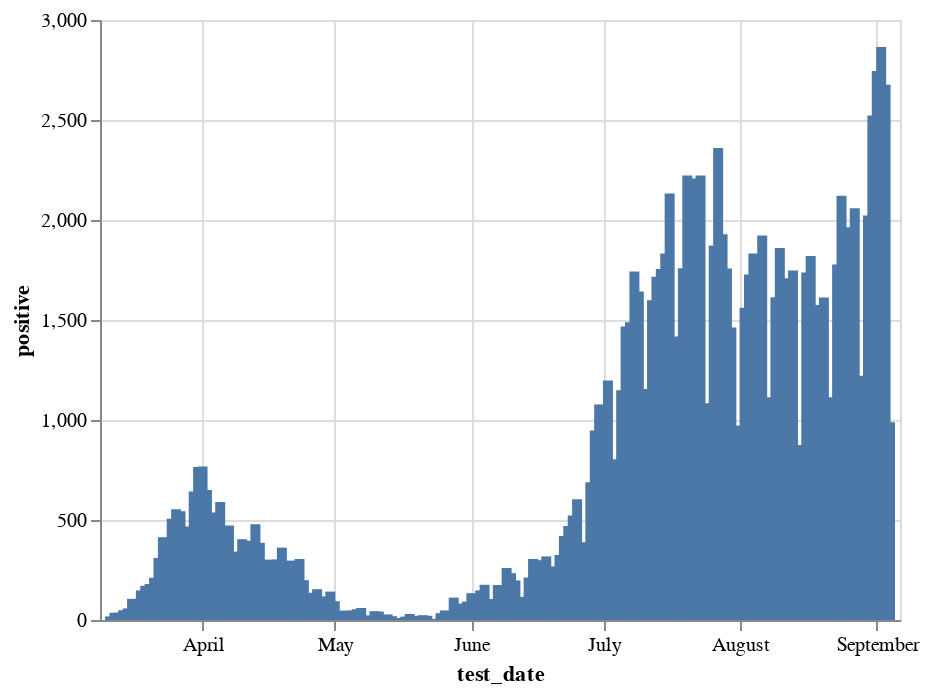

This figure's notebook cell:
### Code cell
alt.Chart(pr.reset_index()).mark_bar().encode(
    x='test_date',
    y='positive',
    tooltip=['test_date', 'positive']
).interactive()

### Figure 1 — Vega-Lite specification as saved in the notebook (floating-point values rounded to 4 significant figures; data arrays with more than 128 entries replaced by an {"elided": "..."} marker saying what was removed)
{"config": {"view": {"continuousWidth": 400, "continuousHeight": 300}}, "data": {"name": "data-24abba50f46d5d318b98d9b10d51ad30"}, "mark": "bar", "encoding": {"tooltip": [{"type": "temporal", "field": "test_date"}, {"type": "quantitative", "field": "positive"}], "x": {"type": "temporal", "field": "test_date"}, "y": {"type": "quantitative", "field": "positive"}}, "selection": {"selector023": {"type": "interval", "bind": "scales", "encodings": ["x", "y"]}}, "$schema": "https://vega.github.io/schema/vega-lite/v4.8.1.json", "datasets": {"data-24abba50f46d5d318b98d9b10d51ad30": {"elided": "178 records"}}}
